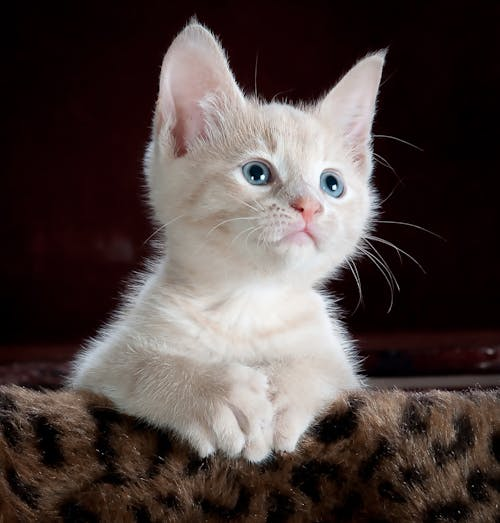
#> input picture Level 0/images/kitty.jpeg, 500 x 523 px
$ python AdaptiveThresholding.py
#> lines starting #> are read from the running program, lines starting #| are printed output that depends on the picture; after the words box and inside, x2 and y2 are one past the last pixel; in counts of white or black regions, pixels touching at a corner belong together
import cv2 as cv

img=cv.imread("images//kitty.jpeg",0)
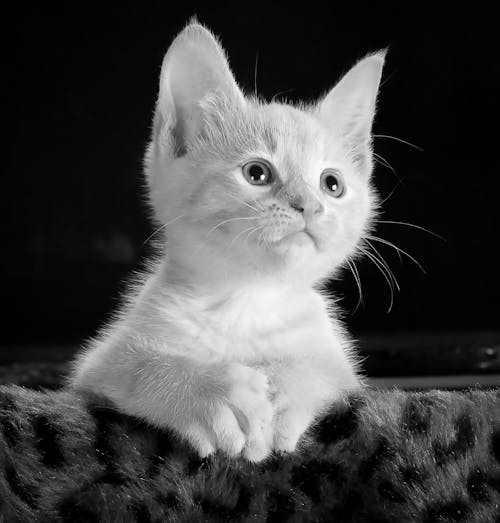
#> img: shape (523, 500); min 0, max 255, mean 70.4

adaptive=cv.adaptiveThreshold(img,255,cv.ADAPTIVE_THRESH_MEAN_C,cv.THRESH_BINARY,11,3)
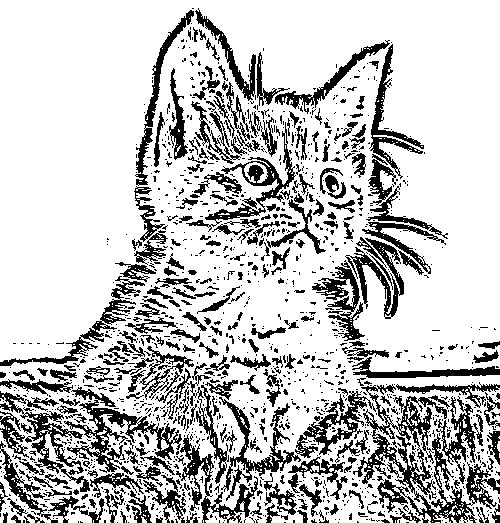
#> adaptive: shape (523, 500); 76.9% white; 1427 black regions (1137 under 20 px), largest, box (x1, y1, x2, y2) and area: (353, 384, 500, 523) 5336, (64, 387, 182, 473) 2454, (0, 391, 90, 492) 1863
cv.imshow('output',adaptive)
cv.waitKey(0)

$ run again, with Level 0/images/oslo.jpg copied over Level 0/images/kitty.jpeg
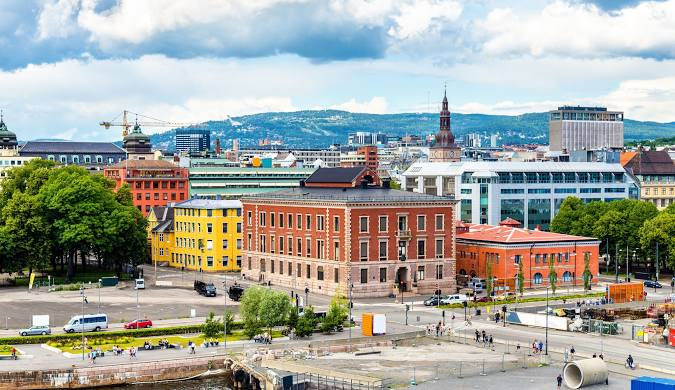
#> input picture Level 0/images/oslo.jpg, 675 x 390 px
#> `img=cv.imread("images//kitty.jpeg",0)`:
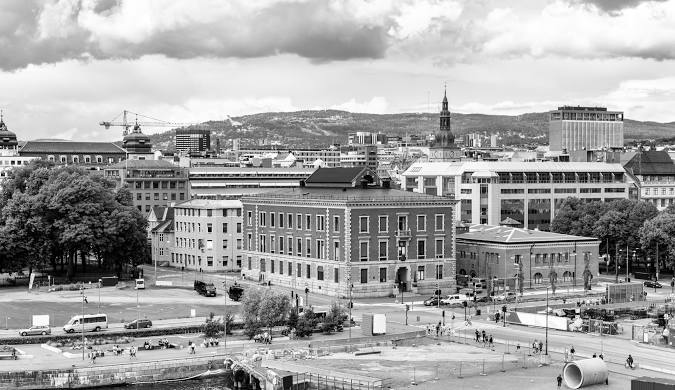
#> img: shape (390, 675); min 0, max 255, mean 163.3
#> `adaptive=cv.adaptiveThreshold(img,255,cv.ADAPTIVE_THRESH_MEAN_C,cv.THR..`:
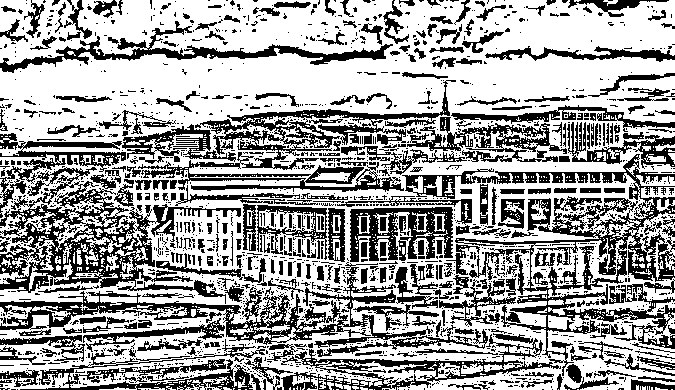
#> adaptive: shape (390, 675); 63% white; 1839 black regions (1490 under 20 px), largest, box (x1, y1, x2, y2) and area: (402, 154, 675, 376) 12009, (0, 167, 241, 304) 9163, (0, 262, 488, 357) 7356
